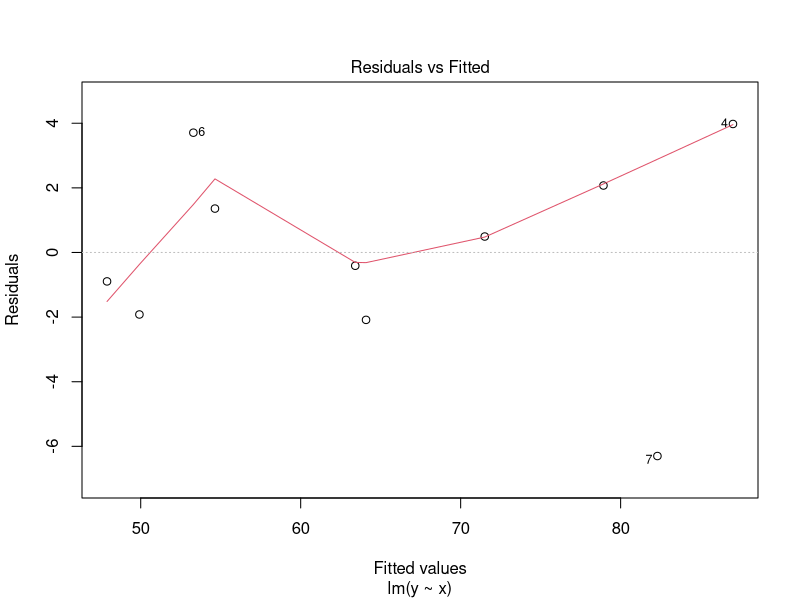
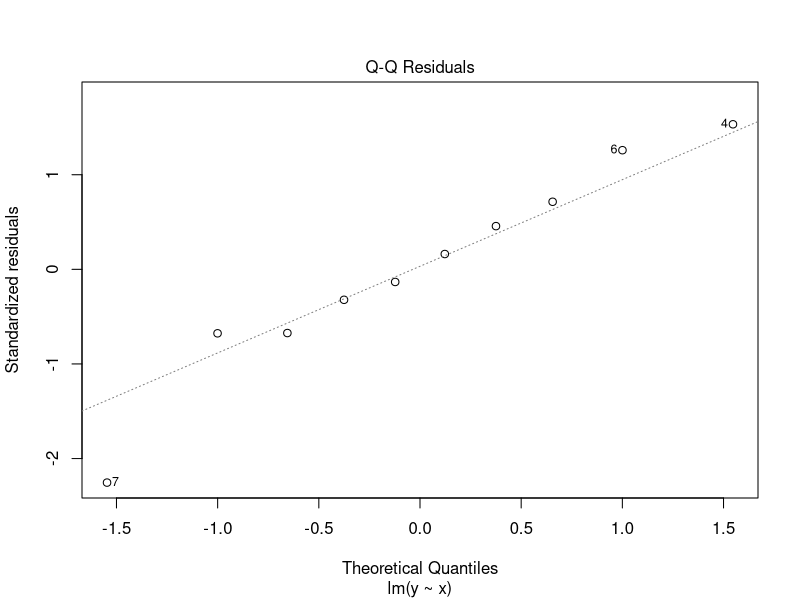
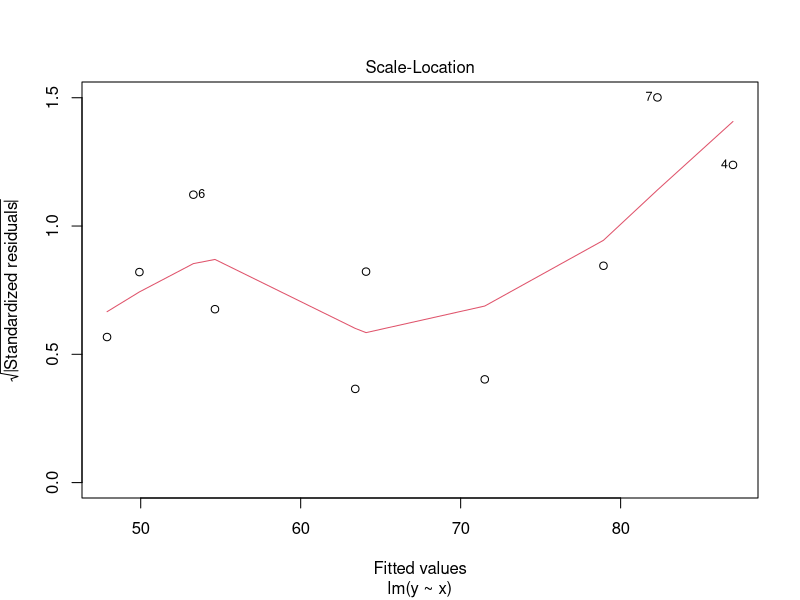
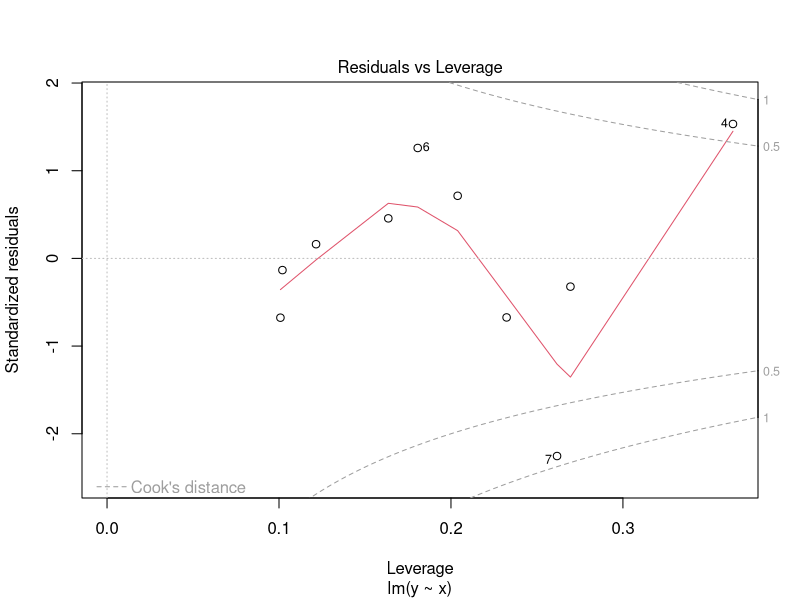
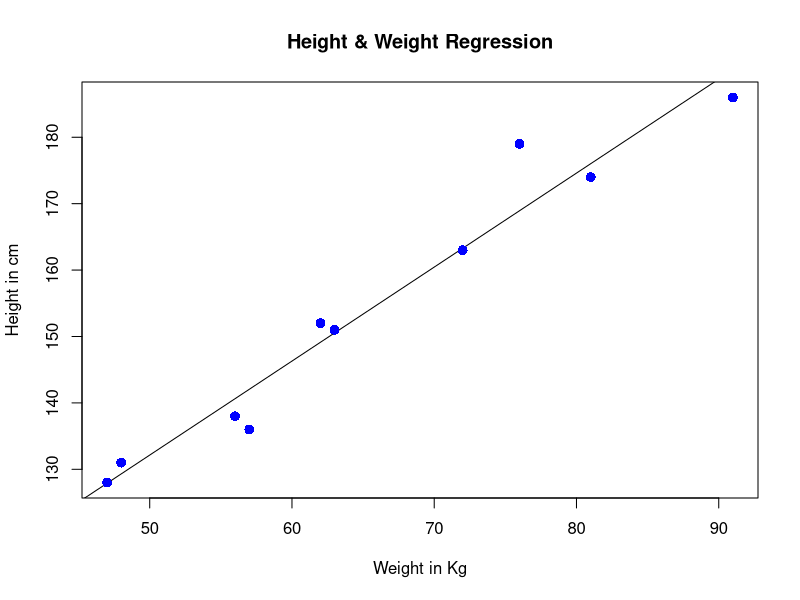

The R source for these figures, in order:
#linear regression
#predictor variable height
x <- c(151, 174, 138, 186, 128, 136, 179, 163, 152, 131)

#response variable weight
y<-c(63, 81, 56, 91, 47, 57, 76, 72, 62, 48)

# Apply the lm() function.
relation <- lm(y~x)
plot(relation)
#print(summary(relation))

a<-data.frame(x=170)
res<-predict(relation,a)
print(res)

plot(y,x,col = "blue",main = "Height & Weight Regression",
   abline(lm(x~y)),cex = 1.3,pch = 16,xlab = "Weight in Kg",ylab = "Height in cm")

#Multiple linear regression

# #predictor variable height
# x <- c(151, 174, 138, 186, 128, 136, 179, 163, 152, 131)
# 
# #another predictor variable
# z<-c(20,21,23,28,29,26,22,21,27,30)
# 
# #response variable weight
# y<-c(63, 81, 56, 91, 47, 57, 76, 72, 62, 48)
# 
# # Apply the lm() function.
# relation <- lm(y~x+z)
# 
# print(summary(relation))
# 
# a<-data.frame(x=170,z=28)
# res<-predict(relation,a)
# print(res)
# 
# plot(relation)
# #plot(y,x,z,col = "blue",main = "Height & Weight Regression",
#  #    abline(lm(x+z~y)),cex = 1.3,pch = 16,xlab = "Weight in Kg",ylab = "Height in cm")
